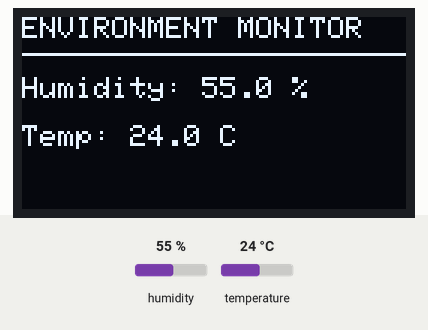
Simulated run of this program. Board: ESP32. Shown: 128×64 one-colour display. Inputs (shaded band) come from the test bench; at power-on: humidity 55 %, temperature 24 °C. What the program prints to the serial monitor is not drawn.

Above: at 3.2 s.
3.3 s: humidity set to 22 %
At 5.4 s:
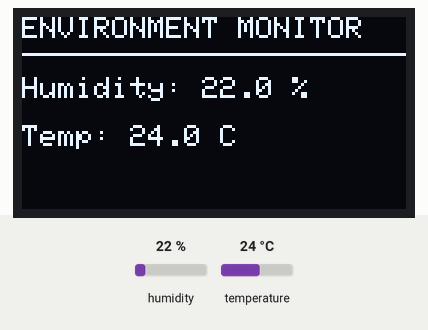
6.0 s: temperature set to 12 °C
At 7.6 s:
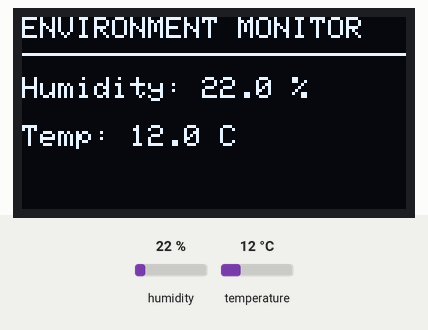
8.7 s: humidity set to 40 %
At 10.6 s:
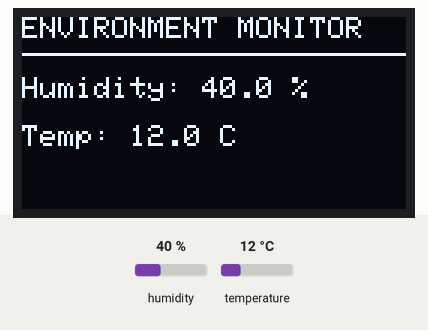
11.8 s: temperature set to 19 °C
Timing chart, 0 to 14.8 s (numbered marks = the images above; inputs shaded):
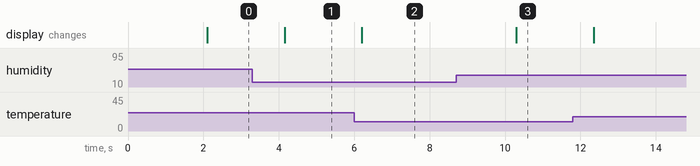

The program:

main.cpp
```cpp
#include <Arduino.h>
#include <Wire.h>
#include <Adafruit_GFX.h>
#include <Adafruit_SSD1306.h>
#include <DHT.h>

#define SCREEN_WIDTH 128
#define SCREEN_HEIGHT 64
#define OLED_SDA 21
#define OLED_SCL 22
#define OLED_ADDR 0x3C
#define DHT_PIN 19
#define DHT_TYPE DHT11

Adafruit_SSD1306 display(
    SCREEN_WIDTH, SCREEN_HEIGHT, &Wire, -1
);
DHT dht(DHT_PIN, DHT_TYPE);

void setup() {
    Serial.begin(115200);
    Wire.begin(OLED_SDA, OLED_SCL);

    if (!display.begin(SSD1306_SWITCHCAPVCC, OLED_ADDR)) {
        Serial.println("OLED initialization failed!");
        while (true) { delay(100); }
    }

    dht.begin();

    display.clearDisplay();
    display.setTextSize(1);
    display.setTextColor(SSD1306_WHITE);
    display.setCursor(0, 0);
    display.println("ESP32 Environment");
    display.println("Initializing...");
    display.display();

    delay(2000);
}

void loop() {
    float humidity = dht.readHumidity();
    float temperature = dht.readTemperature();

    if (isnan(humidity) || isnan(temperature)) {
        Serial.println("DHT11 read failed!");

        display.clearDisplay();
        display.setTextSize(1);
        display.setCursor(0, 0);
        display.println("Sensor Error");
        display.println("Check DHT11");
        display.display();

        delay(2000);
        return;
    }

    Serial.print("Humidity: ");
    Serial.print(humidity, 1);
    Serial.print(" %   Temperature: ");
    Serial.print(temperature, 1);
    Serial.println(" C");

    display.clearDisplay();
    display.setTextSize(1);
    display.setCursor(0, 0);
    display.println("ENVIRONMENT MONITOR");
    display.drawLine(0, 12, 127, 12, SSD1306_WHITE);

    display.setCursor(0, 20);
    display.print("Humidity: ");
    display.print(humidity, 1);
    display.println(" %");

    display.setCursor(0, 36);
    display.print("Temp: ");
    display.print(temperature, 1);
    display.println(" C");

    display.display();
    delay(2000);
}
```

Measured:
- after the input at 3.3 s, the display: changes after 0.85 s (image 1)
- after the input at 6.0 s, the display: changes after 0.20 s (image 2)
- after the input at 8.7 s, the display: changes after 1.6 s (image 3)
